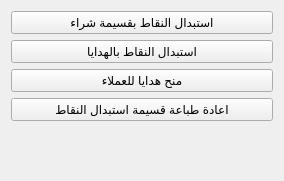
             <widget class="QWidget" name="page_8">
              <property name="geometry">
               <rect>
                <x>0</x>
                <y>0</y>
                <width>284</width>
                <height>181</height>
               </rect>
              </property>
              <attribute name="label">
               <string>منح الهدايا واستبدال النقاط</string>
              </attribute>
              <layout class="QGridLayout" name="gridLayout_17">
               <item row="0" column="0">
                <widget class="QPushButton" name="QAct_Redeem_Voucher">
                 <property name="text">
                  <string>استبدال النقاط بقسيمة شراء</string>
                 </property>
                </widget>
               </item>
               <item row="1" column="0">
                <widget class="QPushButton" name="QAct_Redeem_Gift">
                 <property name="text">
                  <string>استبدال النقاط بالهدايا</string>
                 </property>
                </widget>
               </item>
               <item row="2" column="0">
                <widget class="QPushButton" name="QAct_Cust_Gift_make">
                 <property name="text">
                  <string>منح هدايا للعملاء</string>
                 </property>
                </widget>
               </item>
               <item row="3" column="0">
                <widget class="QPushButton" name="QAct_Cust_Redeem_Voucher_Print">
                 <property name="text">
                  <string>اعادة طباعة قسيمة استبدال النقاط</string>
                 </property>
                </widget>
               </item>
               <item row="4" column="0">
                <spacer name="verticalSpacer_12">
                 <property name="orientation">
                  <enum>Qt::Vertical</enum>
                 </property>
                 <property name="sizeHint" stdset="0">
                  <size>
                   <width>20</width>
                   <height>2</height>
                  </size>
                 </property>
                </spacer>
               </item>
              </layout>
             </widget>
